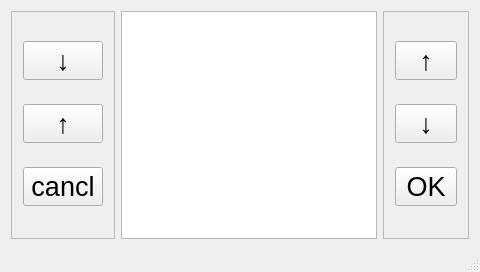
<?xml version="1.0" encoding="UTF-8"?>
<ui version="4.0">
 <class>MainWindow</class>
 <widget class="QMainWindow" name="MainWindow">
  <property name="windowModality">
   <enum>Qt::NonModal</enum>
  </property>
  <property name="geometry">
   <rect>
    <x>0</x>
    <y>0</y>
    <width>480</width>
    <height>272</height>
   </rect>
  </property>
  <property name="windowTitle">
   <string>MainWindow</string>
  </property>
  <property name="inputMethodHints">
   <set>Qt::ImhNone</set>
  </property>
  <widget class="QWidget" name="centralWidget">
   <layout class="QHBoxLayout" name="horizontalLayout_2">
    <item>
     <widget class="QFrame" name="frame_2">
      <property name="sizePolicy">
       <sizepolicy hsizetype="Preferred" vsizetype="Ignored">
        <horstretch>0</horstretch>
        <verstretch>0</verstretch>
       </sizepolicy>
      </property>
      <property name="frameShape">
       <enum>QFrame::StyledPanel</enum>
      </property>
      <property name="frameShadow">
       <enum>QFrame::Raised</enum>
      </property>
      <layout class="QVBoxLayout" name="verticalLayout">
       <item>
        <widget class="QPushButton" name="pushButton_4">
         <property name="sizePolicy">
          <sizepolicy hsizetype="Fixed" vsizetype="Fixed">
           <horstretch>0</horstretch>
           <verstretch>0</verstretch>
          </sizepolicy>
         </property>
         <property name="font">
          <font>
           <pointsize>20</pointsize>
          </font>
         </property>
         <property name="text">
          <string>↓</string>
         </property>
        </widget>
       </item>
       <item>
        <widget class="QPushButton" name="pushButton_6">
         <property name="sizePolicy">
          <sizepolicy hsizetype="Fixed" vsizetype="Fixed">
           <horstretch>0</horstretch>
           <verstretch>0</verstretch>
          </sizepolicy>
         </property>
         <property name="font">
          <font>
           <pointsize>20</pointsize>
          </font>
         </property>
         <property name="text">
          <string>↑</string>
         </property>
        </widget>
       </item>
       <item>
        <widget class="QPushButton" name="pushButton_5">
         <property name="sizePolicy">
          <sizepolicy hsizetype="Fixed" vsizetype="Fixed">
           <horstretch>0</horstretch>
           <verstretch>0</verstretch>
          </sizepolicy>
         </property>
         <property name="font">
          <font>
           <pointsize>20</pointsize>
          </font>
         </property>
         <property name="text">
          <string>cancl</string>
         </property>
        </widget>
       </item>
      </layout>
     </widget>
    </item>
    <item>
     <widget class="QListWidget" name="listWidget">
      <property name="sizePolicy">
       <sizepolicy hsizetype="Preferred" vsizetype="Minimum">
        <horstretch>0</horstretch>
        <verstretch>255</verstretch>
       </sizepolicy>
      </property>
      <property name="tabKeyNavigation">
       <bool>false</bool>
      </property>
     </widget>
    </item>
    <item>
     <widget class="QFrame" name="frame_3">
      <property name="sizePolicy">
       <sizepolicy hsizetype="Ignored" vsizetype="Preferred">
        <horstretch>0</horstretch>
        <verstretch>0</verstretch>
       </sizepolicy>
      </property>
      <property name="frameShape">
       <enum>QFrame::StyledPanel</enum>
      </property>
      <property name="frameShadow">
       <enum>QFrame::Raised</enum>
      </property>
      <layout class="QVBoxLayout" name="verticalLayout_3">
       <item>
        <widget class="QPushButton" name="pushButton">
         <property name="sizePolicy">
          <sizepolicy hsizetype="Fixed" vsizetype="Fixed">
           <horstretch>0</horstretch>
           <verstretch>0</verstretch>
          </sizepolicy>
         </property>
         <property name="font">
          <font>
           <pointsize>20</pointsize>
          </font>
         </property>
         <property name="text">
          <string>↑</string>
         </property>
        </widget>
       </item>
       <item>
        <widget class="QPushButton" name="pushButton_2">
         <property name="sizePolicy">
          <sizepolicy hsizetype="Fixed" vsizetype="Fixed">
           <horstretch>0</horstretch>
           <verstretch>0</verstretch>
          </sizepolicy>
         </property>
         <property name="font">
          <font>
           <pointsize>20</pointsize>
          </font>
         </property>
         <property name="text">
          <string>↓</string>
         </property>
        </widget>
       </item>
       <item>
        <widget class="QPushButton" name="pushButton_3">
         <property name="sizePolicy">
          <sizepolicy hsizetype="Fixed" vsizetype="Fixed">
           <horstretch>0</horstretch>
           <verstretch>0</verstretch>
          </sizepolicy>
         </property>
         <property name="font">
          <font>
           <pointsize>20</pointsize>
          </font>
         </property>
         <property name="text">
          <string>OK</string>
         </property>
        </widget>
       </item>
      </layout>
     </widget>
    </item>
   </layout>
  </widget>
  <widget class="QStatusBar" name="statusBar"/>
 </widget>
 <layoutdefault spacing="6" margin="11"/>
 <resources/>
 <connections/>
</ui>
